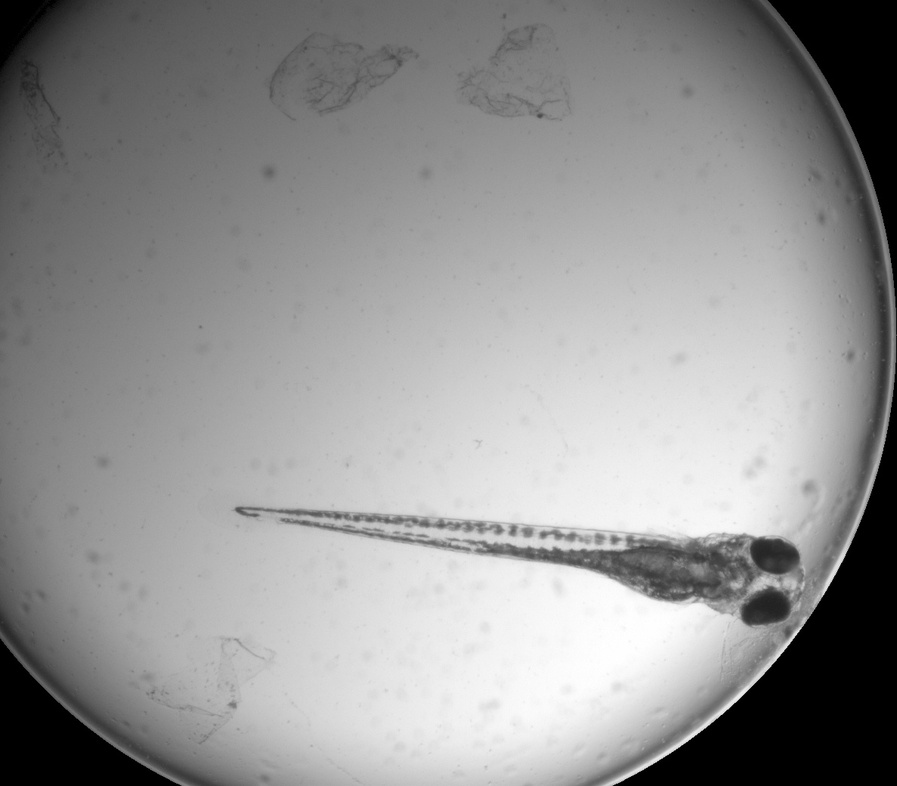
#> input picture src/filters/zfc.jpg, 897 x 786 px, shrunk from 1187 x 1040 before the run
$ python -i hessian_filter.py   (imports and definitions only)
#> lines starting #> are read from the running program, lines starting #| are printed output that depends on the picture
#> further down, picture is the input picture: shape (786, 897); min 0, max 255, mean 147.2
"""
Credits: https://github.com/solivr/frangi_filter/blob/master/frangiFilter2D.py
"""
import numpy as np
from scipy.ndimage.filters import convolve


def Hessian2D(I, Sigma=1):
    """
    This function Hessian2 filters the image with 2nd derivatives of a
    Gaussian with parameter Sigma.
    :param I: image, in flotaing point precision (float64)
    :param Sigma: sigma of the gaussian kernel used
    :return: the 2nd derivatives
    """
#> called with Sigma = 1
    # Make kernel coordinates
    X, Y = np.meshgrid(np.arange(-np.round(3 * Sigma), np.round(3 * Sigma) + 1),
                       np.arange(-np.round(3 * Sigma), np.round(3 * Sigma) + 1), indexing='ij')

    # Build the gaussian 2nd derivatives filters
    DGaussxx = 1 / (2 * np.pi * Sigma ** 4) * (X ** 2 / Sigma ** 2 - 1) * np.exp(-(X ** 2 + Y ** 2) / (2 * Sigma ** 2))
    DGaussxy = (1 / (2 * np.pi * Sigma ** 6)) * (X * Y) * np.exp(-(X ** 2 + Y ** 2) / (2 * Sigma ** 2))
    DGaussyy = DGaussxx.conj().T

    Dxx = convolve(I, DGaussxx, mode='constant', cval=0.0)
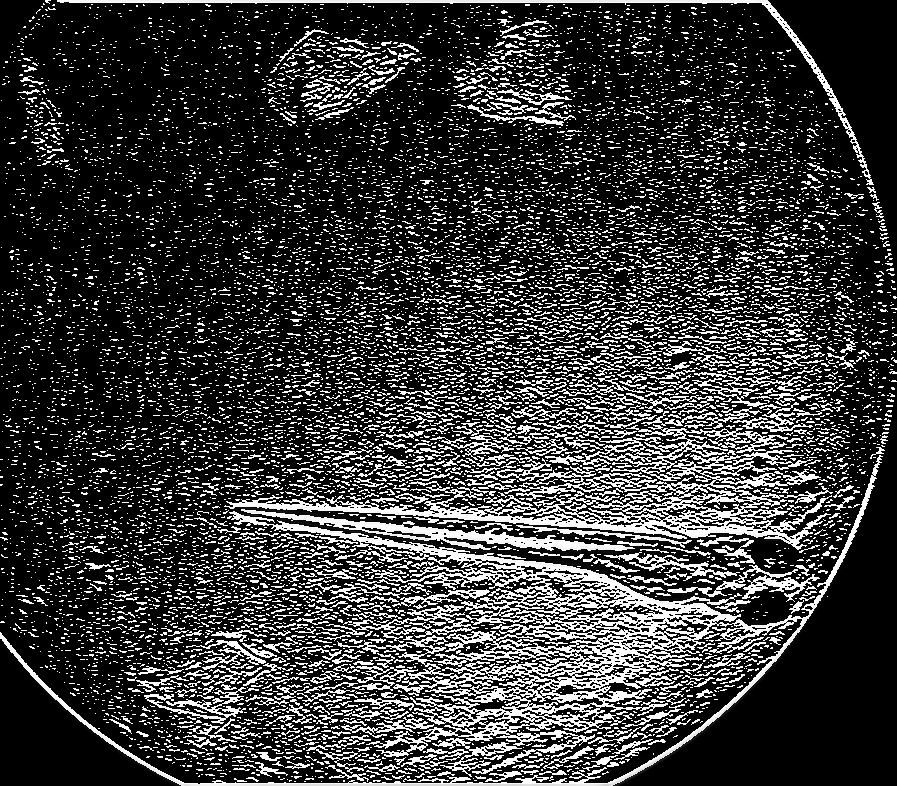
#> Dxx: shape (786, 897); min 0, max 255, mean 56.2
    Dxy = convolve(I, DGaussxy, mode='constant', cval=0.0)
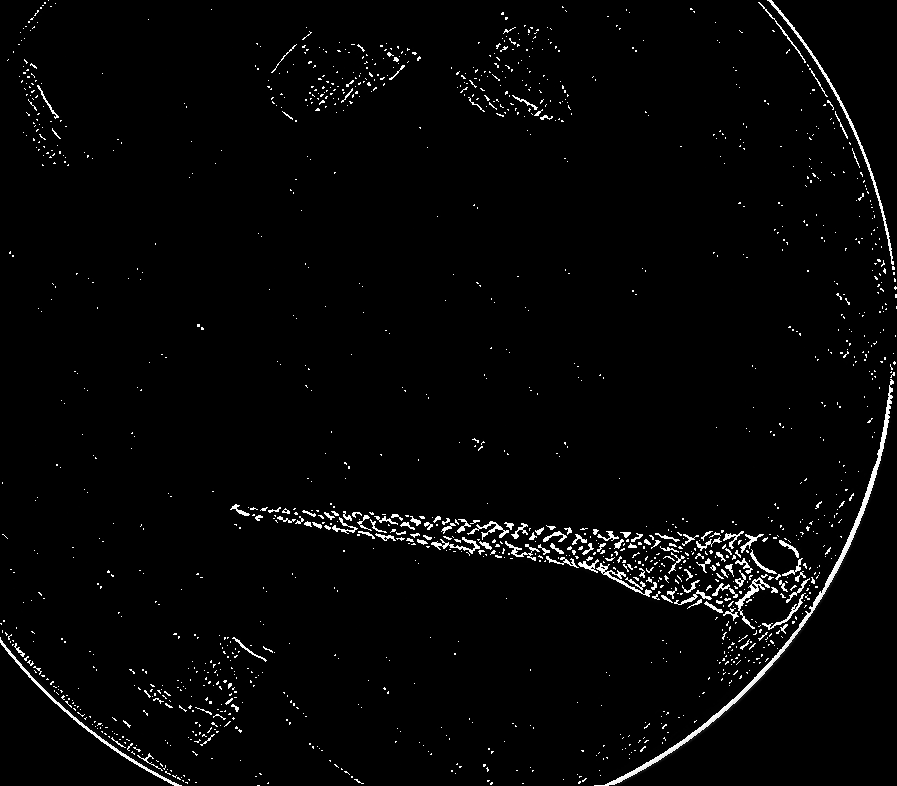
#> Dxy: shape (786, 897); min 0, max 255, mean 5.9
    Dyy = convolve(I, DGaussyy, mode='constant', cval=0.0)
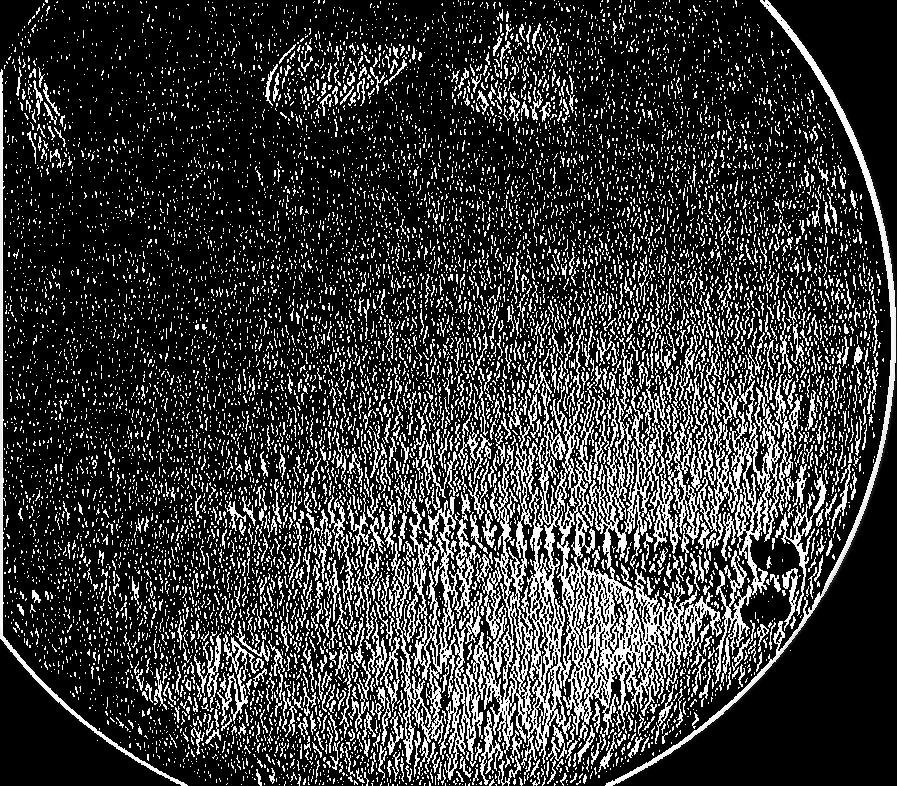
#> Dyy: shape (786, 897); min 0, max 255, mean 55.4

    return Dxx, Dxy, Dyy

>>> import cv2
>>> picture = cv2.imread('zfc.jpg', cv2.IMREAD_GRAYSCALE)
>>> result = Hessian2D(picture)
